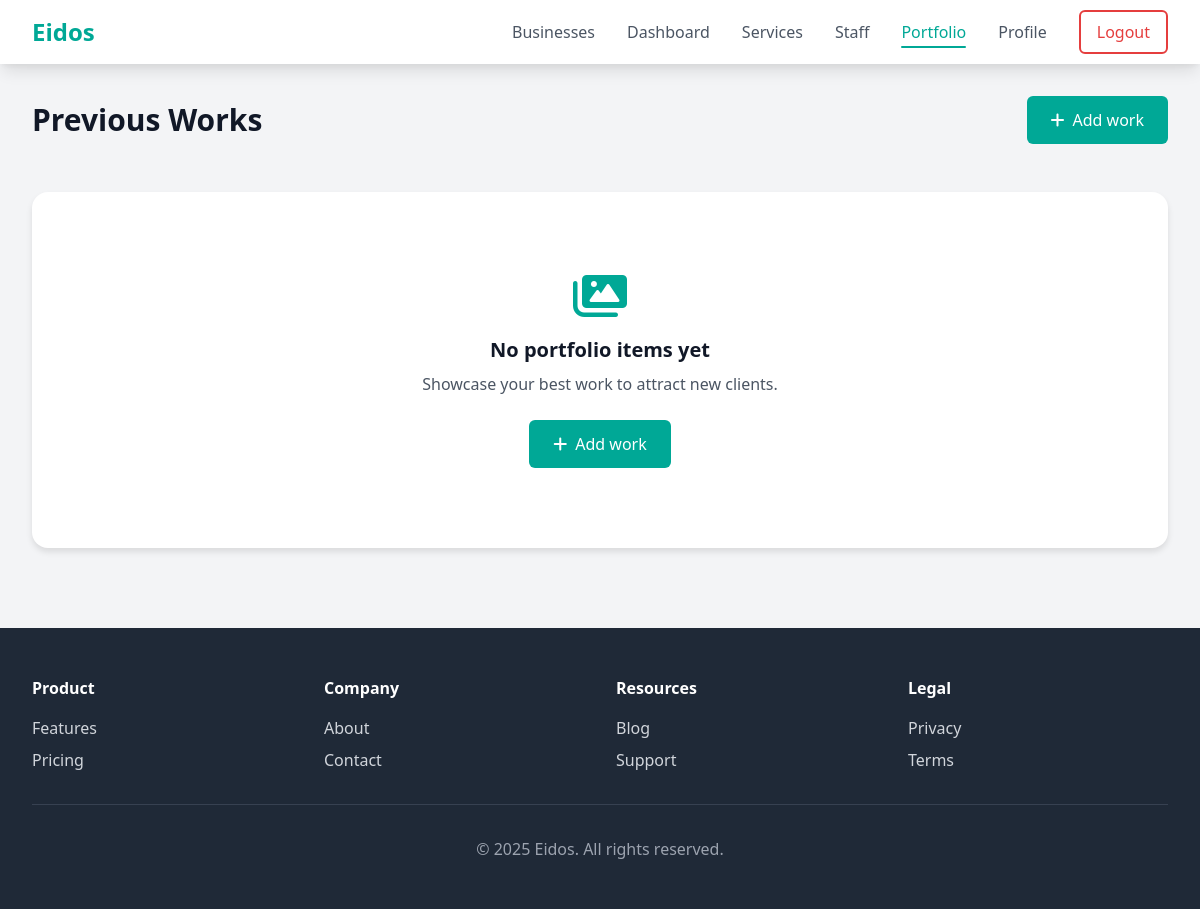
/business/dashboard/portfolio/ (signed in), run on an earlier commit of the app's database.
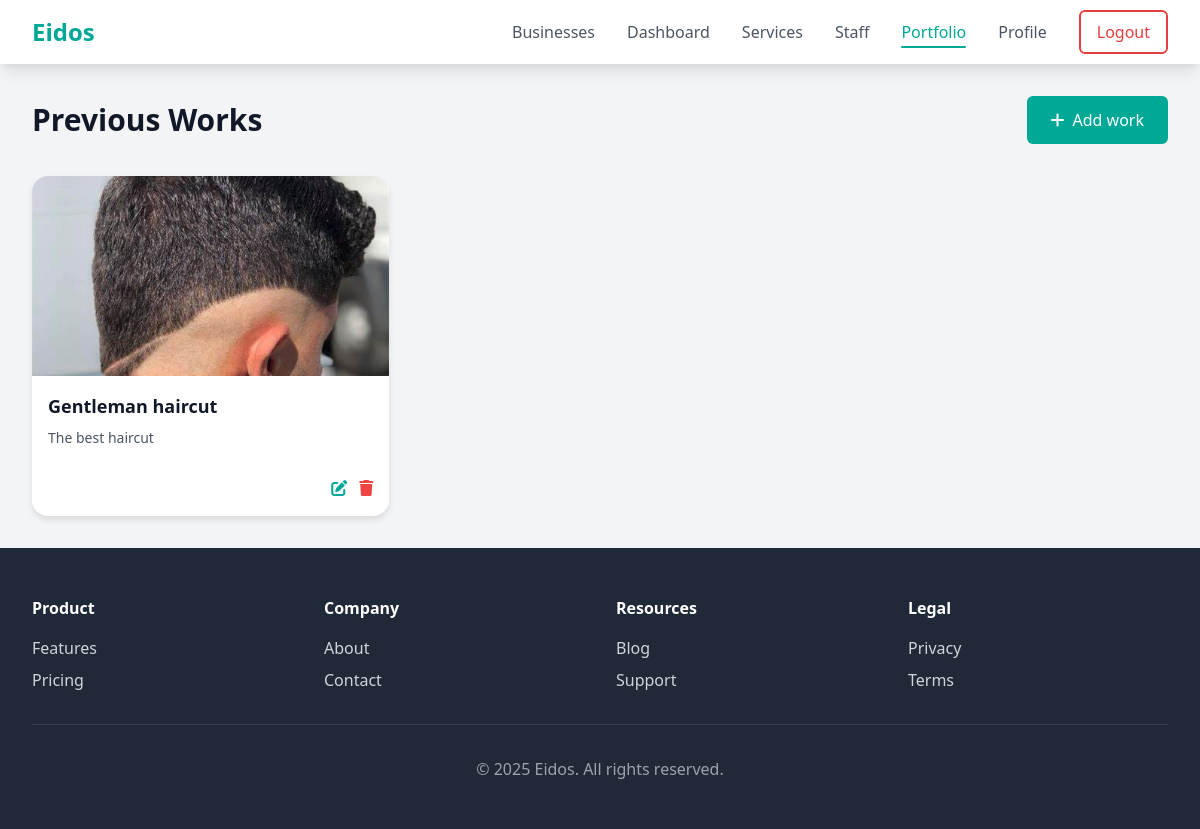
And on a later commit of the database.
### business/models.py (models this page shows, shortened)
class PortfolioItem(models.Model):
    business = models.ForeignKey(BusinessAccount, on_delete=models.CASCADE, related_name='portfolio_items', default=get_default_business)
    title = models.CharField(max_length=100)
    description = models.TextField()
    image = models.ImageField(upload_to='portfolio/')
    created_at = models.DateTimeField(auto_now_add=True)

### business/views.py (the view)
# urls.py: path('dashboard/portfolio/', views.listPortfolio, name='portfolio_list'),
@login_required
def listPortfolio(request):
    try:
        business = BusinessAccount.objects.get(user=request.user)
    except BusinessAccount.DoesNotExist:
        messages.error(request, "Business profile not found")
        return redirect('home')
    portfolio_items = PortfolioItem.objects.filter(business=business)
    return render(request, 'portfolio_list.html', {'business': business, 'portfolio_items': portfolio_items})

### business/templates/portfolio_list.html (shortened to what this page needs)
{% extends "base.html" %}
{% block content %}
    <div class="max-w-7xl mx-auto px-4 sm:px-6 lg:px-8 py-8">
        <div class="flex justify-between items-center mb-8">
            <h2 class="text-3xl font-bold text-gray-900">Previous Works</h2>
            <a href="{% url 'add_portfolio' %}" class="add-button">
                <i class="fas fa-plus mr-2"></i>Add work
            </a>
        </div>
        {% if portfolio_items %}
        <div class="grid grid-cols-1 md:grid-cols-2 lg:grid-cols-3 gap-8">
            {% for item in portfolio_items %}
            <div class="portfolio-card">
                <img src="{{ item.image.url }}" alt="{{ item.title }}" class="portfolio-image">
                <div class="p-4">
                    <h3 class="text-lg font-bold text-gray-900 mb-2">{{ item.title }}</h3>
                    <p class="text-gray-600 text-sm mb-3">{{ item.description|truncatechars:100 }}</p>
                </div>
                <div class="flex justify-end p-4 pt-0">
                    <a href="#" class="text-primary hover:text-primary-dark mr-3">
                        <i class="fas fa-edit"></i>
                    </a>
                    <a href="#" class="text-red-500 hover:text-red-600">
                        <i class="fas fa-trash"></i>
                    </a>
                </div>
            </div>
            {% endfor %}
        </div>
        {% else %}
        <div class="empty-state">
            <div class="text-center">
                <i class="fas fa-images text-primary text-5xl mb-4"></i>
                <h3 class="text-xl font-bold text-gray-900 mb-2">No portfolio items yet</h3>
                <p class="text-gray-600 mb-6">Showcase your best work to attract new clients.</p>
                <a href="{% url 'add_portfolio' %}" class="add-button">
                    <i class="fas fa-plus mr-2"></i>Add work
                </a>
            </div>
        </div>
        {% endif %}
    </div>
{% endblock %}

What changed in the data, as far as the page shows it:
added PortfolioItem: image (picture), title "Gentleman haircut", description "The best haircut"
Also different on the page:
text no longer shown: "No portfolio items yet Showcase your best work to attract new clients. Add work"
